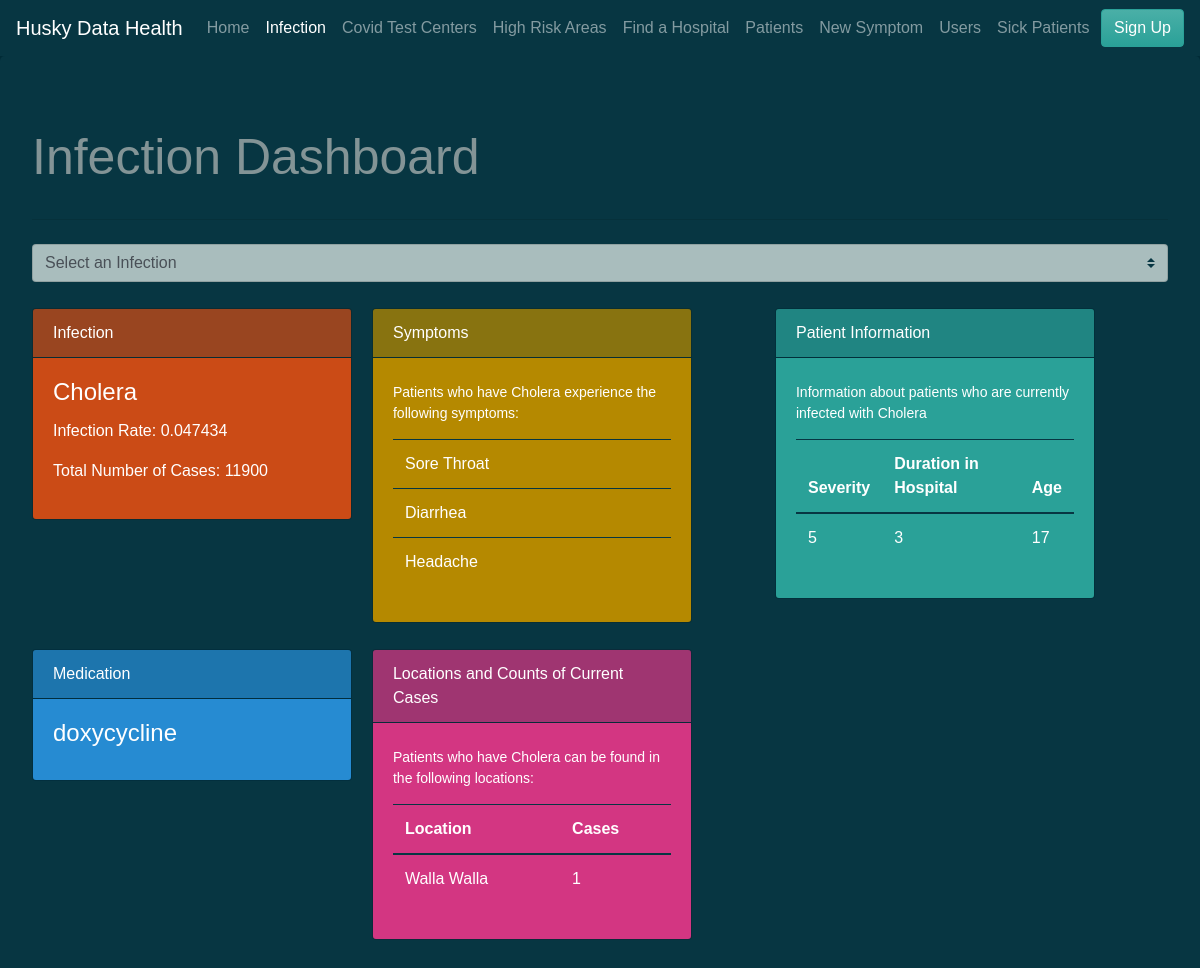
Page /infection.php?infection=Cholera on the committed database.
### tables this page shows
CREATE TABLE `PATIENT` (
  `patient_id` int(11) NOT NULL DEFAULT '0',
  `sickness_type` varchar(128) NOT NULL,
  `severity` int(11) NOT NULL,  
  `duration` int(11) NOT NULL,  
  `age_range` int(11) NOT NULL,
  `hosp_name` varchar(128) DEFAULT NULL,
  `patient_email` varchar(128) NOT NULL
);

### infection.php (the view, shortened to what this page needs)
<!DOCTYPE html>
<html lang="en">
<head>
    <link rel="stylesheet" href="https://bootswatch.com/4/solar/bootstrap.min.css">
    <link rel="stylesheet" href="infection_stylesheet.css">
    <link rel="stylesheet" href="signup.css">
</head>
<body>
<div class="menubar-container">
    <nav id = "nav-area" class="navbar navbar-expand-lg navbar-dark bg-dark">
        <a class="navbar-brand" href="#">Husky Data Health</a>
        <div class="collapse navbar-collapse" id="navbarColor02">
            <ul class="navbar-nav mr-auto">
                <li class="nav-item">
                    <a class="nav-link" href="index.php">Home
                    </a>
                </li>
                <li class="nav-item">
                    <a class="nav-link active" href="infection.php">Infection</a>
                </li>
                <li class="nav-item">
                    <a class="nav-link" href="covid_test_center.php">Covid Test Centers</a>
                </li>
                <li class="nav-item">
                    <a class="nav-link" href="high_risk.php">High Risk Areas</a>
                </li>
                <li class="nav-item">
                    <a class="nav-link" href="hospital.php">Find a Hospital</a>
                </li>
                <li class="nav-item">
                    <a class="nav-link" href="patient.php">Patients</a>
                </li>
                <li class="nav-item">
                    <a class="nav-link" href="new_symptoms.php">New Symptom</a>
                </li>
                <li class="nav-item">
                    <a class="nav-link" href="user_info.php">Users</a>
                </li>
                <li class="nav-item">
                    <a class="nav-link" href="sick_patients.php">Sick Patients</a>
                </li>
            </ul>
        </div>
        <button class="btn btn-success my-2 my-sm-0" onclick="document.getElementById('id01').style.display='block'"
                style="width:auto;">Sign Up</button>
    </nav>
</div>
<div class="jumbotron">
    <p style="font-size: 50px" class="lead">Infection Dashboard</p>
    <hr class="my-4">
    <form method="GET" action="infection.php">
        <div class="infection-container">
            <div class="item-1">
                <div class="form-group">
                    <select id="infection_select" class="custom-select" name="infection" onchange='this.form.submit()'>
                        <option selected>Select an Infection</option>
                        <?php
                        $connection = mysqli_connect(DBHOST, DBUSER, DBPASS, DBNAME);
                        $sql = "SELECT DISTINCT infection_name FROM SYMPTOM";
                        ?>
                    </select>
                </div>
            </div>
            <div class="item-2">
                <?php
                if ($_SERVER["REQUEST_METHOD"] == "GET") {
                    if (isset($_GET['infection']) ) {
                        $sql = "SELECT DISTINCT infection_name, infection_rate, num_of_infections
                            FROM INFECTION
                            WHERE infection_name = '{$_GET['infection']}';";
                        if ($result = mysqli_query($connection, $sql)) {
                            $array = array();
                            while($row = mysqli_fetch_assoc($result)) {
                                array_push($array, $row['infection_rate'], $row['num_of_infections']);
                            }
                            ?>
                            <div class="card text-white bg-warning mb-3" style="max-width: 20rem;">
                                <div class="card-header">Infection</div>
                                <div class="card-body">
                                    <h4 id="result" class="card-title"><?php echo $_GET['infection'] ?></h4>
                                    <p>Infection Rate: <?php echo $array[0] ?></p>
                                    <p>Total Number of Cases: <?php echo $array[1] ?></p>
                                </div>
                            </div>
                            <?php
                        }
                    }
                }
                ?>
            </div>
            <div class="item-3">
                <?php
                if ($_SERVER["REQUEST_METHOD"] == "GET") {
                    if (isset($_GET['infection']) ) {
                        $sql = "SELECT medication
                            FROM INFECTION
                            WHERE infection_name = '{$_GET['infection']}';";
                        if ($result = mysqli_query($connection, $sql)) {
                            $array = array();
                            while($row = mysqli_fetch_assoc($result)) {
                                array_push($array, $row['medication']);
                            }
                            ?>
                            <div class="card text-white bg-info mb-3" style="max-width: 20rem;">
                                <div class="card-header">Medication</div>
                                <div class="card-body">
                                    <h4 id="result" class="card-title"><?php echo $array[0] ?></h4>
                                </div>
                            </div>
                            <?php
                        }
                    }
                }
                ?>
            </div>
            <div class="item-4">
                <?php
                if ($_SERVER["REQUEST_METHOD"] == "GET") {
                if (isset($_GET['infection']) ) {
                $sql = "SELECT DISTINCT description, infection_name
                            FROM SYMPTOM
                            WHERE infection_name = '{$_GET['infection']}';";
                if ($result = mysqli_query($connection, $sql)) {
                ?>
                <div class="card text-white bg-primary mb-3" style="max-width: 20rem;">
                    <div class="card-header">Symptoms</div>
                    <div class="card-body">
                        <small style="padding-bottom: 15px" class="form-text">Patients who have <?php echo $_GET['infection'] ?>
                            experience the following symptoms:
                        </small>
                        <table cellpadding="10px" class="table table-hover" style="border-top: none;">
                            <?php
                            $sql = "SELECT DISTINCT description, infection_name
                                    FROM SYMPTOM
                                    WHERE infection_name = '{$_GET['infection']}';";
                            if ($result = mysqli_query($connection, $sql)) {
                                while($row = mysqli_fetch_assoc($result)) {
                                    ?>
                                    <tr>
                                        <td class="text-white" style="font-size: 16px"><?php echo $row['description'] ?></td>
                                    </tr>
                                    <?php
                                }
                            }
                            }
                            }
                            }
                            ?>
                        </table>
                    </div>
                </div>
            </div>
            <div class="item-5">
                <?php
                if ($_SERVER["REQUEST_METHOD"] == "GET") {
                if (isset($_GET['infection']) ) {
                if ($result = mysqli_query($connection, $sql)) {
                ?>
                <div class="card text-white bg-danger mb-3" style="max-width: 20rem;">
                    <div class="card-header">Locations and Counts of Current <?$_GET['infection']?> Cases</div>
                    <div class="card-body">
                        <small style="padding-bottom: 15px" class="form-text">Patients who have <?php echo $_GET['infection'] ?>
                            can be found in the following locations:
                        </small>
                        <table cellpadding="10px" class="table table-hover" style="border-top: none;">
                            <thead>
                            <tr class="text-white">
                                <th scope="col">Location</th>
                                <th scope="col">Cases</th>
                            </tr>
                            </thead>
                            <?php
                            $sql = "SELECT DISTINCT county, sickness_type, COUNT(county) as infection_count
                                FROM (SELECT county, sickness_type, infection_rate
                                FROM HOSPITAL JOIN PATIENT ON HOSPITAL.hospital_name = PATIENT.hosp_name, INFECTION
                                WHERE PATIENT.sickness_type = INFECTION.infection_name) T1
                                WHERE sickness_type = '{$_GET['infection']}' GROUP BY county";
                            if ($result = mysqli_query($connection, $sql)) {
                                while($row = mysqli_fetch_assoc($result)) {
                                    ?>
                                    <tr class="text-white">
                                        <td><?php echo $row['county'] ?></td>
                                        <td><?php echo $row['infection_count'] ?></td>
                                    </tr>
                                    <?php
                                }
                            }
                            }
                            }
                            }
                            ?>
                        </table>
                    </div>
                </div>
            </div>
            <div class="item-6">
                <?php
                if ($_SERVER["REQUEST_METHOD"] == "GET") {
                    if (isset($_GET['infection']) ) {
                        $sql = "SELECT  duration, age_range
                                FROM PATIENT
                                WHERE sickness_type = '{$_GET['infection']}';";
                        if ($result = mysqli_query($connection, $sql)) {
                            ?>
                <div class="card text-white bg-success mb-3" style="max-width: 20rem;">
                    <div class="card-header">Patient Information</div>
                    <div class="card-body">
                        <small style="padding-bottom: 15px" class="form-text">Information about patients who are
                            currently infected with <?php echo $_GET['infection'] ?>
                        </small>
                        <table cellpadding="10px" class="table table-hover" style="border-top: none;">
                            <thead>
                            <tr class="text-white">
                                <th scope="col">Severity</th>
                                <th scope="col">Duration in Hospital</th>
                                <th scope="col">Age</th>
                            </tr>
                            </thead>
                            <?php
                            $sql = "SELECT severity, duration, age_range
                            FROM PATIENT
                            WHERE sickness_type = '{$_GET['infection']}';";
                            if ($result = mysqli_query($connection, $sql)) {
                                while($row = mysqli_fetch_assoc($result)) {
                                    ?>
                                    <tr class="text-white">
                                        <td><?php echo $row['severity'] ?></td>
                                        <td><?php echo $row['duration'] ?></td>
                                        <td><?php echo $row['age_range'] ?></td>
                                    </tr>
                                    <?php
                                }
                            }
                        }
                    }
                }
                ?>
                        </table>
                    </div>
                </div>
            </div>
        </div>
    </form>
</body>
</html>

### infection_stylesheet.css (style rules this page uses)
.item-1 { grid-area: infection-select; }
.item-2 { grid-area: infection-chart; }
.item-3 { grid-area: medication-chart; }
.item-4 { grid-area: symptom-chart; }
.item-5 { grid-area: locations-chart; }
.item-6 { grid-area: patient-chart; }
.infection-container { display: grid; gap: 10px; grid-template-areas: "infection-select infection-select infection-select" "infection-chart symptom-chart patient-chart" "medication-chart locations-chart patient-chart"; }

### signup.css (style rules this page uses)
body { font-family: Arial, Helvetica, sans-serif; }
* { box-sizing: border-box; }

### rows in the picture
patient: severity "5", duration "3", age_range "17"

### other values in the picture
$_GET['infection'] "Cholera"
$array[0] "0.047434"
$array[1] "11900"
$array[0] "doxycycline"
$row['description'] "Sore Throat"
$row['description'] "Diarrhea"
$row['description'] "Headache"
$row['county'] "Walla Walla"
$row['infection_count'] "1"
